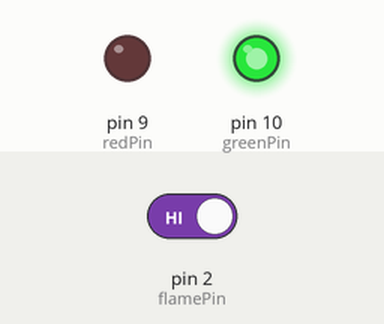
Recording of a sketch running on a simulated Arduino Uno, built with avr-gcc and run on an emulated ATmega328P. Parts: output pins drawn as LEDs (lit = HIGH). The inputs (shaded band) are chosen by the test bench; at power-on: pin 2 (flamePin) HIGH. What the sketch prints to the serial monitor is not drawn.

Above: at 1.2 s.
1.3 s: pin 2 (flamePin) driven LOW
At 2.1 s:
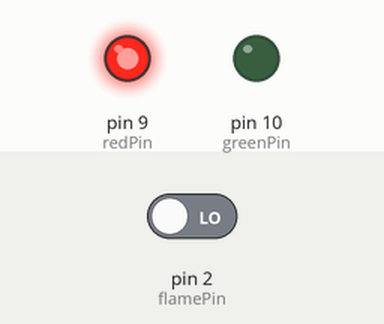
2.9 s: pin 2 (flamePin) driven HIGH
At 3.4 s:
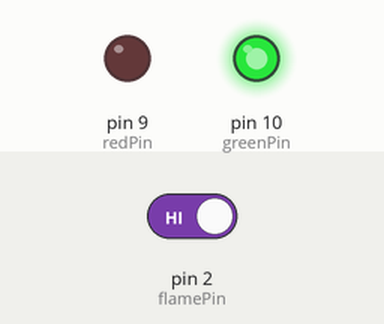
Timing chart, 0 to 5.9 s (numbered marks = the images above; inputs shaded):
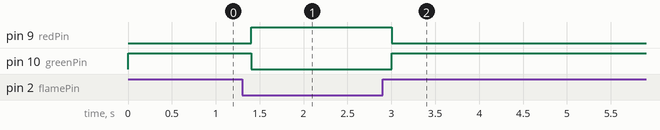

The sketch:

Fire_Sensor.ino
```cpp
const int flamePin = 2; // Flame sensor connected to Digital Pin 2
const int redPin = 9;   // Red LED connected to Digital Pin 9
const int greenPin = 10; // Green LED connected to Digital Pin 10

void setup() {
  pinMode(flamePin, INPUT);
  pinMode(redPin, OUTPUT);
  pinMode(greenPin, OUTPUT);

  Serial.begin(9600); // Opens the serial monitor so you can see readings
}

void loop() {
  int flameStatus = digitalRead(flamePin);

  // Note: Most IR flame sensors send a LOW (0) signal when they see fire!
  if (flameStatus == LOW) {
    Serial.println("🔥 FLAME DETECTED! Lights are RED");
    digitalWrite(redPin, HIGH);   // Turn Red On
    digitalWrite(greenPin, LOW);  // Turn Green/Blue Off
  } else {
    Serial.println("✅ Safe. Lights are GREEN");
    digitalWrite(redPin, LOW);    // Turn Red Off
    digitalWrite(greenPin, HIGH); // Turn Green/Blue On
  }

  delay(200); // A tiny pause to keep the Arduino happy
}
```

Measured:
- after the input at 1.3 s, pin 9 (redPin): LOW → HIGH after 0.10 s; pin 10 (greenPin): HIGH → LOW after 0.10 s
- after the input at 2.9 s, pin 9 (redPin): HIGH → LOW after 0.10 s; pin 10 (greenPin): LOW → HIGH after 0.10 s
